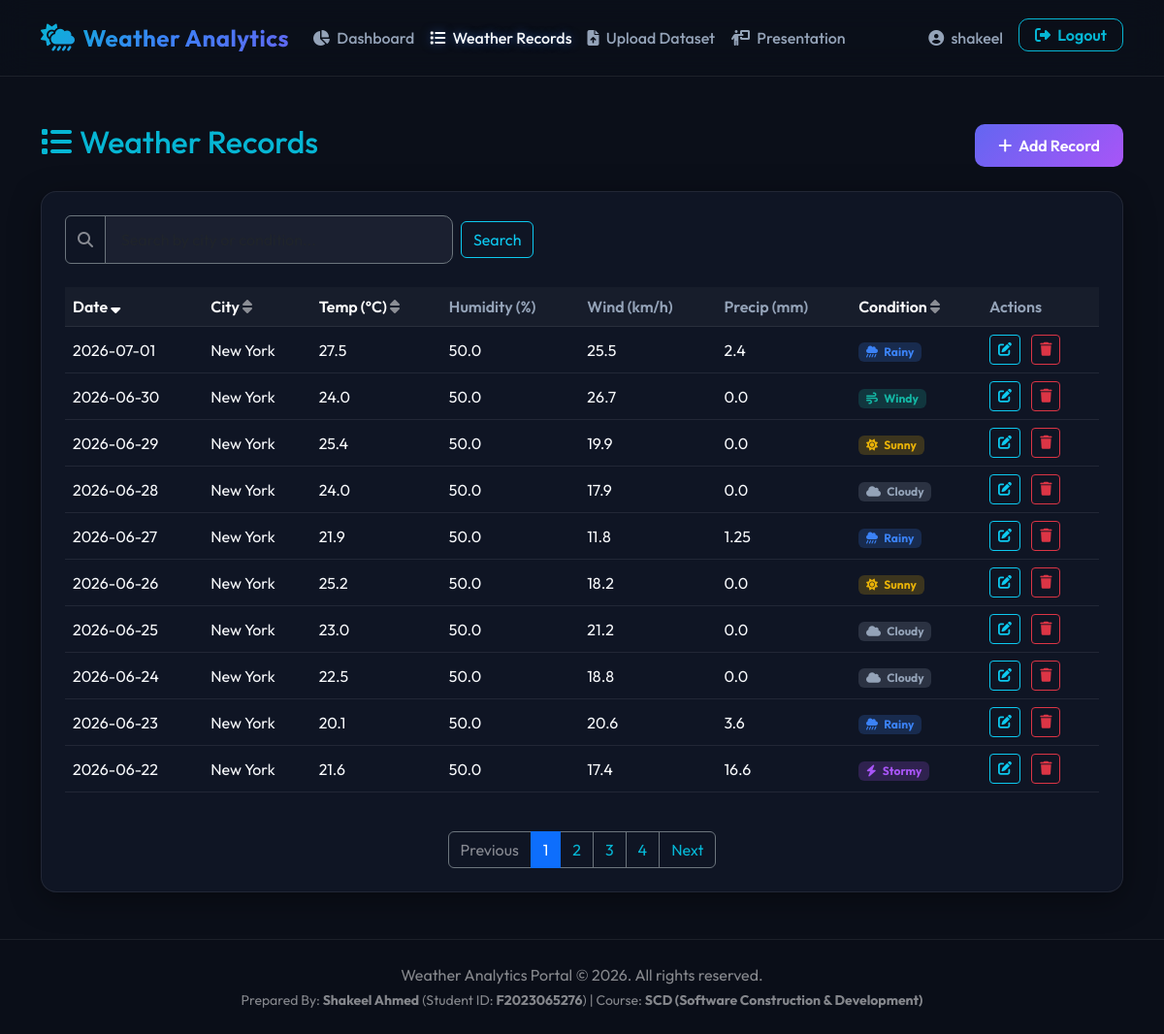
The page /records/ (signed in) on the database its author committed.
### analytics/models.py (models this page shows, shortened)
class WeatherRecord(models.Model):
    CONDITION_CHOICES = [
        ('Sunny', 'Sunny'),
        ('Rainy', 'Rainy'),
        ('Cloudy', 'Cloudy'),
        ('Snowy', 'Snowy'),
        ('Stormy', 'Stormy'),
        ('Windy', 'Windy'),
    ]
    date = models.DateField()
    time = models.TimeField(null=True, blank=True)
    city = models.CharField(max_length=100, default='New York')
    temperature = models.FloatField(help_text="Temperature in Celsius")
    humidity = models.FloatField(help_text="Humidity percentage")
    wind_speed = models.FloatField(help_text="Wind speed in km/h")
    precipitation = models.FloatField(help_text="Precipitation in mm")
    condition = models.CharField(max_length=50, choices=CONDITION_CHOICES)
    created_at = models.DateTimeField(auto_now_add=True)
    updated_at = models.DateTimeField(auto_now=True)
    class Meta:
        ordering = ['-date']
        unique_together = ('date', 'city')

### analytics/views.py (the view)
# urls.py: path('records/', views.record_list_view, name='record_list'),
@login_required
def record_list_view(request):
    records = WeatherRecord.objects.all()
    query = request.GET.get('q')
    if query:
        records = records.filter(models.Q(city__icontains=query) | models.Q(condition__icontains=query))
    sort_by = request.GET.get('sort', '-date')
    valid_sorts = ['date', '-date', 'city', '-city', 'temperature', '-temperature', 'condition', '-condition']
    if sort_by in valid_sorts:
        records = records.order_by(sort_by)
    else:
        records = records.order_by('-date')
    paginator = Paginator(records, 10)
    page_number = request.GET.get('page')
    page_obj = paginator.get_page(page_number)
    return render(request, 'analytics/record_list.html', {
        'page_obj': page_obj,
        'query': query or '',
        'sort_by': sort_by
    })

### templates/analytics/record_list.html (shortened to what this page needs)
{% extends 'base.html' %}
{% block content %}
<div class="row animate-fade-in">
    <div class="col-12 d-flex justify-content-between align-items-center mb-4">
        <h2 class="text-cyan"><i class="fa-solid fa-list me-2"></i>Weather Records</h2>
        <a href="{% url 'record_add' %}" class="btn btn-grad">
            <i class="fa-solid fa-plus me-1"></i> Add Record
        </a>
    </div>
    <div class="col-12">
        <div class="card glass-card p-4">
            <form method="get" class="mb-4 d-flex gap-2 align-items-center">
                <div class="input-group" style="max-width: 400px;">
                    <span class="input-group-text bg-transparent border-secondary text-white-50"><i class="fa-solid fa-search"></i></span>
                    <input type="text" name="q" value="{{ query }}" class="form-control form-control-custom border-secondary" placeholder="Search by city or condition...">
                </div>
                <button type="submit" class="btn btn-outline-info">Search</button>
            </form>
            <div class="table-responsive">
                <table class="table table-custom table-hover">
                    <thead>
                        <tr>
                            <th><a href="?sort={% if sort_by == 'date' %}-date{% else %}date{% endif %}&q={{ query }}" class="text-white text-decoration-none">Date {% if sort_by == 'date' %}<i class="fa-solid fa-sort-up"></i>{% elif sort_by == '-date' %}<i class="fa-solid fa-sort-down"></i>{% else %}<i class="fa-solid fa-sort text-white-50"></i>{% endif %}</a></th>
                            <th><a href="?sort={% if sort_by == 'city' %}-city{% else %}city{% endif %}&q={{ query }}" class="text-white text-decoration-none">City {% if sort_by == 'city' %}<i class="fa-solid fa-sort-up"></i>{% elif sort_by == '-city' %}<i class="fa-solid fa-sort-down"></i>{% else %}<i class="fa-solid fa-sort text-white-50"></i>{% endif %}</a></th>
                            <th><a href="?sort={% if sort_by == 'temperature' %}-temperature{% else %}temperature{% endif %}&q={{ query }}" class="text-white text-decoration-none">Temp (°C) {% if sort_by == 'temperature' %}<i class="fa-solid fa-sort-up"></i>{% elif sort_by == '-temperature' %}<i class="fa-solid fa-sort-down"></i>{% else %}<i class="fa-solid fa-sort text-white-50"></i>{% endif %}</a></th>
                            <th>Humidity (%)</th>
                            <th>Wind (km/h)</th>
                            <th>Precip (mm)</th>
                            <th><a href="?sort={% if sort_by == 'condition' %}-condition{% else %}condition{% endif %}&q={{ query }}" class="text-white text-decoration-none">Condition {% if sort_by == 'condition' %}<i class="fa-solid fa-sort-up"></i>{% elif sort_by == '-condition' %}<i class="fa-solid fa-sort-down"></i>{% else %}<i class="fa-solid fa-sort text-white-50"></i>{% endif %}</a></th>
                            <th>Actions</th>
                        </tr>
                    </thead>
                    <tbody>
                        {% for record in page_obj %}
                        <tr>
                            <td>
                                {{ record.date|date:"Y-m-d" }}
                            </td>
                            <td>{{ record.city }}</td>
                            <td>{{ record.temperature }}</td>
                            <td>{{ record.humidity }}</td>
                            <td>{{ record.wind_speed }}</td>
                            <td>{{ record.precipitation }}</td>
                            <td>
                                <span class="badge badge-{{ record.condition|lower }}">
                                    {% if record.condition == 'Sunny' %}<i class="fa-solid fa-sun me-1"></i>
                                    {% elif record.condition == 'Rainy' %}<i class="fa-solid fa-cloud-showers-heavy me-1"></i>
                                    {% elif record.condition == 'Cloudy' %}<i class="fa-solid fa-cloud me-1"></i>
                                    {% elif record.condition == 'Snowy' %}<i class="fa-solid fa-snowflake me-1"></i>
                                    {% elif record.condition == 'Stormy' %}<i class="fa-solid fa-bolt me-1"></i>
                                    {% elif record.condition == 'Windy' %}<i class="fa-solid fa-wind me-1"></i>
                                    {% endif %}
                                    {{ record.condition }}
                                </span>
                            </td>
                            <td>
                                <a href="{% url 'record_edit' record.pk %}" class="btn btn-sm btn-outline-info me-2" title="Edit">
                                    <i class="fa-solid fa-pen-to-square"></i>
                                </a>
                                <a href="{% url 'record_delete' record.pk %}" class="btn btn-sm btn-outline-danger" title="Delete">
                                    <i class="fa-solid fa-trash"></i>
                                </a>
                            </td>
                        </tr>
                        {% endfor %}
                    </tbody>
                </table>
            </div>
            {% if page_obj.has_other_pages %}
            <nav aria-label="Page navigation" class="mt-4">
                <ul class="pagination justify-content-center mb-0">
                    {% if page_obj.has_previous %}
                        <li class="page-item"><a class="page-link bg-transparent text-cyan border-secondary" href="?page={{ page_obj.previous_page_number }}&q={{ query }}&sort={{ sort_by }}">Previous</a></li>
                    {% else %}
                        <li class="page-item disabled"><span class="page-link bg-transparent text-white-50 border-secondary">Previous</span></li>
                    {% endif %}
                    {% for i in page_obj.paginator.page_range %}
                        {% if page_obj.number == i %}
                            <li class="page-item active"><span class="page-link bg-cyan text-white border-cyan">{{ i }}</span></li>
                        {% else %}
                            <li class="page-item"><a class="page-link bg-transparent text-cyan border-secondary" href="?page={{ i }}&q={{ query }}&sort={{ sort_by }}">{{ i }}</a></li>
                        {% endif %}
                    {% endfor %}
                    {% if page_obj.has_next %}
                        <li class="page-item"><a class="page-link bg-transparent text-cyan border-secondary" href="?page={{ page_obj.next_page_number }}&q={{ query }}&sort={{ sort_by }}">Next</a></li>
                    {% else %}
                        <li class="page-item disabled"><span class="page-link bg-transparent text-white-50 border-secondary">Next</span></li>
                    {% endif %}
                </ul>
            </nav>
            {% endif %}
        </div>
    </div>
</div>
{% endblock %}

### templates/base.html (shortened to what this page needs)
{% load static %}
<!DOCTYPE html>
<html lang="en">
<head>
    <link href="https://cdn.jsdelivr.net/npm/bootstrap@5.3.2/dist/css/bootstrap.min.css" rel="stylesheet">
    <link rel="stylesheet" href="https://cdnjs.cloudflare.com/ajax/libs/font-awesome/6.4.2/css/all.min.css">
    <link rel="stylesheet" href="{% static 'css/style.css' %}">
</head>
<body>
    <nav class="navbar navbar-expand-lg navbar-dark navbar-custom py-3">
        <div class="container">
            <a class="navbar-brand d-flex align-items-center" href="{% url 'dashboard' %}">
                <i class="fa-solid fa-cloud-sun-rain me-2 fs-3 text-cyan"></i>
                <span class="fs-4">Weather Analytics</span>
            </a>
            <div class="collapse navbar-collapse" id="navbarNav">
                <ul class="navbar-nav me-auto">
                    {% if user.is_authenticated %}
                    <li class="nav-item">
                        <a class="nav-link {% if request.resolver_match.url_name == 'dashboard' %}active{% endif %}" href="{% url 'dashboard' %}">
                            <i class="fa-solid fa-chart-pie me-1"></i> Dashboard
                        </a>
                    </li>
                    <li class="nav-item">
                        <a class="nav-link {% if request.resolver_match.url_name == 'record_list' %}active{% endif %}" href="{% url 'record_list' %}">
                            <i class="fa-solid fa-list me-1"></i> Weather Records
                        </a>
                    </li>
                    <li class="nav-item">
                        <a class="nav-link {% if request.resolver_match.url_name == 'upload_csv' %}active{% endif %}" href="{% url 'upload_csv' %}">
                            <i class="fa-solid fa-file-upload me-1"></i> Upload Dataset
                        </a>
                    </li>
                    <li class="nav-item">
                        <a class="nav-link {% if request.resolver_match.url_name == 'presentation' %}active{% endif %}" href="{% url 'presentation' %}">
                            <i class="fa-solid fa-person-chalkboard me-1"></i> Presentation
                        </a>
                    </li>
                    {% endif %}
                </ul>
                <ul class="navbar-nav">
                    {% if user.is_authenticated %}
                    <li class="nav-item">
                        <a class="nav-link {% if request.resolver_match.url_name == 'profile' %}active{% endif %}" href="{% url 'profile' %}">
                            <i class="fa-solid fa-user-circle me-1"></i> {{ user.username }}
                        </a>
                    </li>
                    <li class="nav-item ms-lg-2">
                        <form method="post" action="{% url 'logout' %}" class="d-inline">
                            <button type="submit" class="btn btn-outline-custom py-1 px-3">
                                <i class="fa-solid fa-sign-out-alt me-1"></i> Logout
                            </button>
                        </form>
                    </li>
                    {% endif %}
                </ul>
            </div>
        </div>
    </nav>
    <div class="container my-5 flex-grow-1">
        {% block content %}{% endblock %}
    </div>
    <footer class="py-4 mt-auto" style="background: rgba(11, 15, 25, 0.9); border-top: 1px solid var(--glass-border);">
        <div class="container text-center">
            <p class="mb-1 text-white-50">Weather Analytics Portal &copy; 2026. All rights reserved.</p>
            <p class="mb-0 text-white-50 small">
                Prepared By: <strong>Shakeel Ahmed</strong> (Student ID: <strong>F2023065276</strong>) | Course: <strong>SCD (Software Construction & Development)</strong>
            </p>
        </div>
    </footer>
</body>
</html>

### static/css/style.css (style rules this page uses)
:root { --bg-primary: #0b0f19; --bg-secondary: #131a2c; --text-primary: #f8fafc; --text-secondary: #94a3b8; --accent-blue: #3b82f6; --accent-indigo: #6366f1; --accent-purple: #a855f7; --accent-cyan: #06b6d4; --glass-bg: rgba(19, 26, 44, 0.65); --glass-border: rgba(255, 255, 255, 0.08); --card-shadow: 0 8px 32px 0 rgba(0, 0, 0, 0.37); --transition-smooth: all 0.3s cubic-bezier(0.4, 0, 0.2, 1); }
.text-cyan { color: var(--accent-cyan) !important; }
body { background-color: var(--bg-primary); color: var(--text-primary); font-family: 'Outfit', sans-serif; min-height: 100vh; display: flex; flex-direction: column; overflow-x: hidden; }
.glass-card { background: var(--glass-bg); backdrop-filter: blur(12px); -webkit-backdrop-filter: blur(12px); border: 1px solid var(--glass-border); border-radius: 16px; box-shadow: var(--card-shadow); transition: var(--transition-smooth); }
.navbar-custom { background: rgba(11, 15, 25, 0.8) !important; backdrop-filter: blur(16px); -webkit-backdrop-filter: blur(16px); border-bottom: 1px solid var(--glass-border); }
.navbar-brand { font-weight: 700; letter-spacing: 0.5px; background: linear-gradient(135deg, var(--accent-cyan), var(--accent-blue), var(--accent-indigo)); -webkit-background-clip: text; -webkit-text-fill-color: transparent; }
.nav-link { color: var(--text-secondary) !important; font-weight: 500; transition: var(--transition-smooth); }
.nav-link:hover, .nav-link.active { color: var(--text-primary) !important; text-shadow: 0 0 10px rgba(59, 130, 246, 0.5); }
.btn-grad { background: linear-gradient(135deg, var(--accent-indigo) 0%, var(--accent-purple) 100%); border: none; color: #fff; font-weight: 600; border-radius: 10px; padding: 10px 24px; transition: var(--transition-smooth); }
.btn-outline-custom { border: 1px solid var(--accent-cyan); color: var(--accent-cyan); background: transparent; border-radius: 10px; font-weight: 600; transition: var(--transition-smooth); }
.table-custom { color: var(--text-primary) !important; }
.table-custom th { background: rgba(255, 255, 255, 0.03) !important; border-color: var(--glass-border) !important; color: var(--text-secondary); font-weight: 600; }
.table-custom td { background: transparent !important; border-color: var(--glass-border) !important; color: var(--text-primary) !important; vertical-align: middle; }
.form-control-custom { background: rgba(255, 255, 255, 0.05); border: 1px solid var(--glass-border); color: var(--text-primary); border-radius: 10px; padding: 12px 16px; transition: var(--transition-smooth); }
.animate-fade-in { animation: fadeIn 0.6s ease forwards; }
.badge-sunny { background: rgba(234, 179, 8, 0.2); color: #eab308; }
.badge-rainy { background: rgba(59, 130, 246, 0.2); color: #3b82f6; }
.badge-cloudy { background: rgba(148, 163, 184, 0.2); color: #94a3b8; }
.badge-stormy { background: rgba(168, 85, 247, 0.2); color: #a855f7; }
.badge-windy { background: rgba(20, 184, 166, 0.2); color: #14b8a6; }

### rows shown on the page
WeatherRecord: date "2026-07-01", city "New York", temperature "27.5", humidity "50.0", wind_speed "25.5", precipitation "2.4", condition "Rainy"
WeatherRecord: date "2026-06-30", city "New York", temperature "24.0", humidity "50.0", wind_speed "26.7", precipitation "0.0", condition "Windy"
WeatherRecord: date "2026-06-29", city "New York", temperature "25.4", humidity "50.0", wind_speed "19.9", precipitation "0.0", condition "Sunny"
WeatherRecord: date "2026-06-28", city "New York", temperature "24.0", humidity "50.0", wind_speed "17.9", precipitation "0.0", condition "Cloudy"
WeatherRecord: date "2026-06-27", city "New York", temperature "21.9", humidity "50.0", wind_speed "11.8", precipitation "1.25", condition "Rainy"
WeatherRecord: date "2026-06-26", city "New York", temperature "25.2", humidity "50.0", wind_speed "18.2", precipitation "0.0", condition "Sunny"
WeatherRecord: date "2026-06-25", city "New York", temperature "23.0", humidity "50.0", wind_speed "21.2", precipitation "0.0", condition "Cloudy"
WeatherRecord: date "2026-06-24", city "New York", temperature "22.5", humidity "50.0", wind_speed "18.8", precipitation "0.0", condition "Cloudy"
WeatherRecord: date "2026-06-23", city "New York", temperature "20.1", humidity "50.0", wind_speed "20.6", precipitation "3.6", condition "Rainy"
WeatherRecord: date "2026-06-22", city "New York", temperature "21.6", humidity "50.0", wind_speed "17.4", precipitation "16.6", condition "Stormy"

### other values the page prints
{{ user.username }} "shakeel"
{{ i }} "1"
{{ i }} "2" "3" "4"
